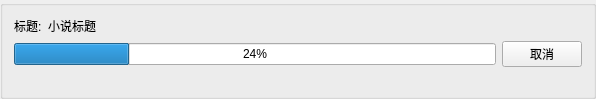
<?xml version="1.0" encoding="UTF-8"?>
<ui version="4.0">
 <class>SendProgress</class>
 <widget class="QGroupBox" name="SendProgress">
  <property name="geometry">
   <rect>
    <x>0</x>
    <y>0</y>
    <width>596</width>
    <height>99</height>
   </rect>
  </property>
  <property name="sizePolicy">
   <sizepolicy hsizetype="Preferred" vsizetype="Preferred">
    <horstretch>0</horstretch>
    <verstretch>0</verstretch>
   </sizepolicy>
  </property>
  <property name="windowTitle">
   <string>发送中 ....</string>
  </property>
  <layout class="QVBoxLayout" name="verticalLayout">
   <item>
    <layout class="QHBoxLayout" name="horizontalLayout">
     <item>
      <widget class="QLabel" name="label">
       <property name="sizePolicy">
        <sizepolicy hsizetype="Fixed" vsizetype="Fixed">
         <horstretch>0</horstretch>
         <verstretch>0</verstretch>
        </sizepolicy>
       </property>
       <property name="text">
        <string>标题:</string>
       </property>
      </widget>
     </item>
     <item>
      <widget class="QLabel" name="label_title">
       <property name="text">
        <string>小说标题</string>
       </property>
      </widget>
     </item>
    </layout>
   </item>
   <item>
    <layout class="QHBoxLayout" name="horizontalLayout_2">
     <item>
      <widget class="QProgressBar" name="progressBar">
       <property name="value">
        <number>24</number>
       </property>
      </widget>
     </item>
     <item>
      <widget class="QPushButton" name="pushButton">
       <property name="text">
        <string>取消</string>
       </property>
      </widget>
     </item>
    </layout>
   </item>
   <item>
    <spacer name="verticalSpacer">
     <property name="orientation">
      <enum>Qt::Vertical</enum>
     </property>
     <property name="sizeType">
      <enum>QSizePolicy::MinimumExpanding</enum>
     </property>
     <property name="sizeHint" stdset="0">
      <size>
       <width>0</width>
       <height>13</height>
      </size>
     </property>
    </spacer>
   </item>
  </layout>
 </widget>
 <resources/>
 <connections/>
</ui>
